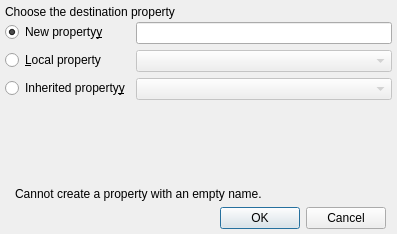
<?xml version="1.0" encoding="UTF-8"?>
<ui version="4.0">
 <class>CopyPropertyDialog</class>
 <widget class="QDialog" name="CopyPropertyDialog">
  <property name="geometry">
   <rect>
    <x>0</x>
    <y>0</y>
    <width>397</width>
    <height>234</height>
   </rect>
  </property>
  <property name="sizePolicy">
   <sizepolicy hsizetype="Fixed" vsizetype="Fixed">
    <horstretch>0</horstretch>
    <verstretch>0</verstretch>
   </sizepolicy>
  </property>
  <property name="windowTitle">
   <string>Copy Property</string>
  </property>
  <property name="sizeGripEnabled">
   <bool>false</bool>
  </property>
  <property name="modal">
   <bool>true</bool>
  </property>
  <layout class="QGridLayout">
   <property name="leftMargin">
    <number>5</number>
   </property>
   <property name="topMargin">
    <number>5</number>
   </property>
   <property name="rightMargin">
    <number>5</number>
   </property>
   <property name="bottomMargin">
    <number>5</number>
   </property>
   <property name="spacing">
    <number>6</number>
   </property>
   <item row="0" column="0" rowspan="2" colspan="2">
    <layout class="QVBoxLayout" name="_3">
     <property name="spacing">
      <number>3</number>
     </property>
     <property name="leftMargin">
      <number>0</number>
     </property>
     <property name="topMargin">
      <number>0</number>
     </property>
     <property name="rightMargin">
      <number>0</number>
     </property>
     <property name="bottomMargin">
      <number>0</number>
     </property>
     <item>
      <widget class="QLabel" name="label">
       <property name="sizePolicy">
        <sizepolicy hsizetype="Fixed" vsizetype="Fixed">
         <horstretch>0</horstretch>
         <verstretch>0</verstretch>
        </sizepolicy>
       </property>
       <property name="text">
        <string>Choose the destination property</string>
       </property>
       <property name="alignment">
        <set>Qt::AlignVCenter</set>
       </property>
       <property name="wordWrap">
        <bool>false</bool>
       </property>
      </widget>
     </item>
     <item>
      <layout class="QFormLayout" name="formLayout">
       <property name="labelAlignment">
        <set>Qt::AlignLeading|Qt::AlignLeft|Qt::AlignVCenter</set>
       </property>
       <property name="topMargin">
        <number>0</number>
       </property>
       <item row="0" column="1">
        <widget class="QLineEdit" name="newPropertyNameLineEdit">
         <property name="enabled">
          <bool>true</bool>
         </property>
        </widget>
       </item>
       <item row="1" column="0">
        <widget class="QRadioButton" name="localPropertyRadioButton">
         <property name="text">
          <string>&amp;Local property</string>
         </property>
         <attribute name="buttonGroup">
          <string notr="true">buttonGroup</string>
         </attribute>
        </widget>
       </item>
       <item row="1" column="1">
        <widget class="QComboBox" name="localPropertiesComboBox">
         <property name="enabled">
          <bool>false</bool>
         </property>
        </widget>
       </item>
       <item row="2" column="0">
        <widget class="QRadioButton" name="inheritedPropertyRadioButton">
         <property name="text">
          <string>Inherited property&amp;y</string>
         </property>
         <attribute name="buttonGroup">
          <string notr="true">buttonGroup</string>
         </attribute>
        </widget>
       </item>
       <item row="2" column="1">
        <widget class="QComboBox" name="inheritedPropertiesComboBox">
         <property name="enabled">
          <bool>false</bool>
         </property>
        </widget>
       </item>
       <item row="0" column="0">
        <widget class="QRadioButton" name="newPropertyRadioButton">
         <property name="text">
          <string>New property&amp;y</string>
         </property>
         <property name="checked">
          <bool>true</bool>
         </property>
         <attribute name="buttonGroup">
          <string notr="true">buttonGroup</string>
         </attribute>
        </widget>
       </item>
      </layout>
     </item>
     <item>
      <widget class="QWidget" name="errorNotificationWidget" native="true">
       <property name="sizePolicy">
        <sizepolicy hsizetype="Preferred" vsizetype="Fixed">
         <horstretch>0</horstretch>
         <verstretch>0</verstretch>
        </sizepolicy>
       </property>
       <property name="minimumSize">
        <size>
         <width>0</width>
         <height>10</height>
        </size>
       </property>
       <layout class="QHBoxLayout" name="horizontalLayout">
        <property name="spacing">
         <number>3</number>
        </property>
        <property name="leftMargin">
         <number>0</number>
        </property>
        <property name="topMargin">
         <number>0</number>
        </property>
        <property name="rightMargin">
         <number>0</number>
        </property>
        <property name="bottomMargin">
         <number>0</number>
        </property>
        <item>
         <widget class="QLabel" name="errorIconLabel">
          <property name="sizePolicy">
           <sizepolicy hsizetype="Fixed" vsizetype="Fixed">
            <horstretch>0</horstretch>
            <verstretch>0</verstretch>
           </sizepolicy>
          </property>
          <property name="text">
           <string/>
          </property>
         </widget>
        </item>
        <item>
         <widget class="QLabel" name="errorLabel">
          <property name="sizePolicy">
           <sizepolicy hsizetype="Preferred" vsizetype="Fixed">
            <horstretch>0</horstretch>
            <verstretch>0</verstretch>
           </sizepolicy>
          </property>
          <property name="text">
           <string>Cannot create a property with an empty name.</string>
          </property>
         </widget>
        </item>
       </layout>
      </widget>
     </item>
    </layout>
   </item>
   <item row="2" column="0">
    <widget class="QDialogButtonBox" name="buttonBox">
     <property name="standardButtons">
      <set>QDialogButtonBox::Cancel|QDialogButtonBox::Ok</set>
     </property>
    </widget>
   </item>
  </layout>
 </widget>
 <layoutdefault spacing="6" margin="11"/>
 <resources/>
 <connections>
  <connection>
   <sender>newPropertyRadioButton</sender>
   <signal>toggled(bool)</signal>
   <receiver>newPropertyNameLineEdit</receiver>
   <slot>setEnabled(bool)</slot>
   <hints>
    <hint type="sourcelabel">
     <x>51</x>
     <y>40</y>
    </hint>
    <hint type="destinationlabel">
     <x>212</x>
     <y>41</y>
    </hint>
   </hints>
  </connection>
  <connection>
   <sender>inheritedPropertyRadioButton</sender>
   <signal>toggled(bool)</signal>
   <receiver>inheritedPropertiesComboBox</receiver>
   <slot>setEnabled(bool)</slot>
   <hints>
    <hint type="sourcelabel">
     <x>62</x>
     <y>92</y>
    </hint>
    <hint type="destinationlabel">
     <x>212</x>
     <y>93</y>
    </hint>
   </hints>
  </connection>
  <connection>
   <sender>localPropertyRadioButton</sender>
   <signal>toggled(bool)</signal>
   <receiver>localPropertiesComboBox</receiver>
   <slot>setEnabled(bool)</slot>
   <hints>
    <hint type="sourcelabel">
     <x>52</x>
     <y>66</y>
    </hint>
    <hint type="destinationlabel">
     <x>212</x>
     <y>67</y>
    </hint>
   </hints>
  </connection>
  <connection>
   <sender>buttonBox</sender>
   <signal>rejected()</signal>
   <receiver>CopyPropertyDialog</receiver>
   <slot>reject()</slot>
   <hints>
    <hint type="sourcelabel">
     <x>209</x>
     <y>206</y>
    </hint>
    <hint type="destinationlabel">
     <x>198</x>
     <y>116</y>
    </hint>
   </hints>
  </connection>
  <connection>
   <sender>buttonBox</sender>
   <signal>accepted()</signal>
   <receiver>CopyPropertyDialog</receiver>
   <slot>accept()</slot>
   <hints>
    <hint type="sourcelabel">
     <x>195</x>
     <y>209</y>
    </hint>
    <hint type="destinationlabel">
     <x>198</x>
     <y>116</y>
    </hint>
   </hints>
  </connection>
 </connections>
 <buttongroups>
  <buttongroup name="buttonGroup"/>
 </buttongroups>
</ui>
